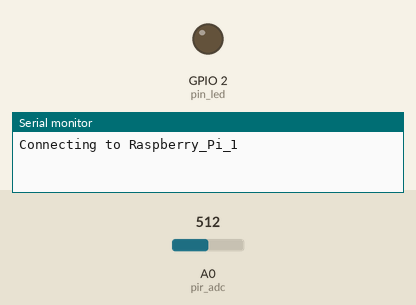
This sketch was run on a simulated ESP8266 (NodeMCU). On the bench: output pins drawn as LEDs (lit = HIGH), the last lines printed to the serial monitor. The inputs (shaded band) are chosen by the test bench; at power-on: A0 (pir_adc) = 512. WiFi joins after 1.5 s; servers stay silent unless stated; no MQTT or app messages arrive unless stated.

Above: at 0.1 s.
At 2.7 s:
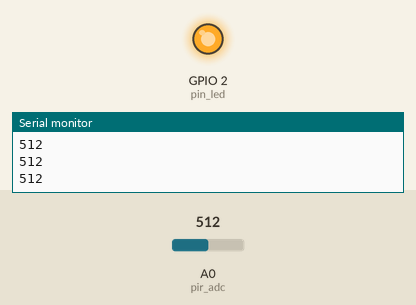
2.8 s: A0 (pir_adc) set to 90
Timing chart, 0 to 5.8 s (numbered marks = the images above; inputs shaded):
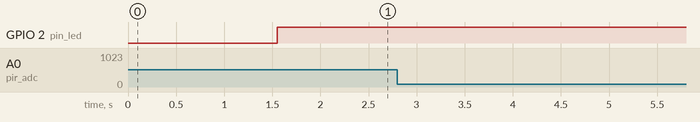

The sketch:

pir_esp2_publish_to_raspberry_pi.ino
```cpp
#include <ESP8266WiFi.h>
#include <PubSubClient.h>
#include <ArduinoJson.h>

int pin_pir = 12; //D6
int pir_adc = A0;
int pin_led = 2; //D4 inbuilt led
const int sleepTimeS = 1*360; //SLeep time to set 1*number of seconds

const char* ssid = "Raspberry_Pi_1"; //Raspberry pi's accesspoint name
const char* wifi_password = "RBCCPS04"; //password
const char* mqtt_server = "172.24.2.2"; //ip address of raspberry pi
const char* mqtt_topic = "ESP4/test_ESP4"; //mqtt topic
const char* mqtt_username = "Raspberry_Pi_1"; //mqtt user name
const char* mqtt_password = "Raspberry1"; // mqtt password
const char* clientID = "ESP2"; //our device name
#define your_device_id "5CCF7F3D7782" // mac address

StaticJsonBuffer<600> jsonBuffer;
StaticJsonBuffer<600> sensorBuffer;
StaticJsonBuffer<600> idbuffer;
String jsonString ;
String sensorString ;
String idString;
String pubString;
int count = 0;
int count_2 = 0;
int count_for_sleep = 0;
WiFiClient wifiClient;
PubSubClient client(mqtt_server, 1883, wifiClient); // 1883 is the listener port for the Broker

void setup() {
Serial.begin(115200);
Serial.print("Connecting to ");
Serial.println(ssid);
// Connect to the WiFi
WiFi.begin(ssid, wifi_password);
// Wait until the connection has been confirmed before continuing
while (WiFi.status() != WL_CONNECTED) {
delay(500);
Serial.print(".");
count_for_sleep = count_for_sleep + 1 ;
  if (count_for_sleep == 600) //five minutes
  {
    Serial.println("ESP8266 in sleep mode");
    ESP.deepSleep(sleepTimeS * 1000000);
    }
    }
Serial.println("WiFi connected");
Serial.print("IP address: ");
Serial.println(WiFi.localIP());
pinMode(pin_pir, INPUT);
pinMode(pir_adc, INPUT);
pinMode(pin_led, OUTPUT);
if (client.connect(clientID, mqtt_username, mqtt_password)) {
    Serial.println("Connected to MQTT Broker!");
  }
else {
    Serial.println("Connection to MQTT Broker failed...");
  }
}

void loop(){
int adc = analogRead(pir_adc);
Serial.println(adc);
digitalWrite(pin_led, HIGH);
delay(100);
if (adc == 1024){
  count = count + 1;
  digitalWrite(pin_led, HIGH);
  delay(50);
  digitalWrite(pin_led, LOW);
  delay(50);
  Serial.println ("count1");
  Serial.println(count);
  if (count == 2) {
  client.connect(clientID, mqtt_username, mqtt_password);
  client.publish(mqtt_topic, "MOTION DETECTED");
  Serial.println("MOTION DETECTED message sent!");
  delay(50);
  ESP.restart();
  }
  }

if (adc <= 100){
  delay(100);
  count = 0;
  count_2 = count_2 +1;
  Serial.println("count_2  " + String(count_2));
    if (count_2 == 1000){
      client.connect(clientID, mqtt_username, mqtt_password);
      client.publish(mqtt_topic, "NO MOTION DETECTED");
      Serial.println("NO MOTION DETECTED message sent!");
      delay(50);
      ESP.restart();
     }
    }
    else {
 count_2 = 0;
 }

}
```
